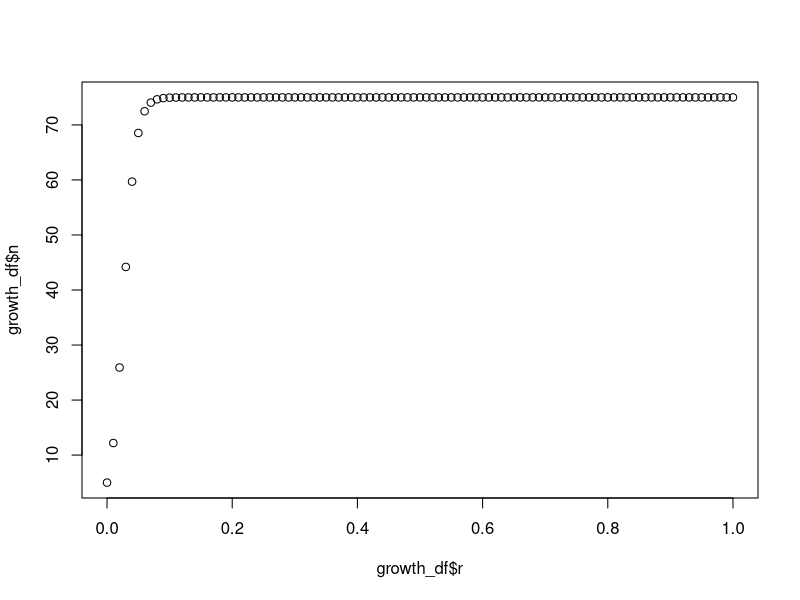

Write R code to recreate this figure.
# for_loops basic stuff 
#10 Feb. 2026 
#BEW

#create basic for loop
for (i in 1:5) {
  cat("stuck in a loop","\n")
  cat(3+2,"\n")
  cat(runif(1), "\n")
}

my_dogs<- c("chow", "akita", "malamute", "husky", "samoyed")

for (i in 1:length(my_dogs)){
  cat("i = ", i, "my_dogs[i]", my_dogs[i], "\n")
}


my_bad_dogs <- NULL

for(i in 1:length(my_bad_dogs)){
  cat("i =", i, "my_bad_dogs[i]", my_bad_dogs[i], "\n")
}

for(i in seq_along(my_dogs)){
  cat("i =", i, "my_bad_dogs[i]", my_bad_dogs[i], "\n")
}


# Tip 1:
#don't do things in a loop that you dont need to: e.g.:

for(i in seq_along(my_dogs)){
  my_dogs[i]<- toupper(my_dogs[i]) #doesn't need to be in a loop 
}

tolower(my_dogs) #can just do the operation in the for loop above using a simple function <--



#Tip 2:
# don't change dimensions in the loop e.g.:

my_dat<-runif(1)

for(i in 2:10){
  temp<-runif(1)
  my_dat<-c(my_dat,10)
  #cat("loop number =", i, my_dat[1], "\n")
  print(my_dat)
}


#tip 3:
#don't write a loop if you can vectorize it

my_dat <- 1:10 
for (i in seq_along(my_dat)){
  my_dat[i]<- my_dat[i]+my_dat[1^2]
  cat("loop number =", i, my_dat[1], "\n")
}

#do this instead of the for loop above

z <- 1:10
z<- z + z^2
z

# TIP 4: 
# remember difference btwn i and z[i]m ("ith element of z")

z<- c(10,2,4)
for(i in seq_along(z)){
  cat("i=", i, "z[i]=", z[i], "\n")
}

#tip 5
#don't have to loop through everything

z<- 1:20 
for(i in seq_along(z)){
  if(i %% 2 ==0) next # if i is not divisible evenly by two, then skip that
  print(i)
  
}

###########################################

# look at the parameter space of the logistic growth model w a for loop 


################ Function Start ########################
#FUNCTION NAME: my_func
#PURPOSE: function returns a df with columns for pop size and time
#INPUTS: initial pop, growth rate, carrying capacity, end time of time vector,timestep for time vector
#OUTPUTS: #data frame with pop size and time

my_func<-function(No = 5, r = 0.5, K = 75, tf=100, ts= 1){ 
    e <- 2.718281828459 #define e constant
    t<- seq(from= 1,to=tf,by = ts) #define the number of steps, store as vector
    n<- K/(1+((K-No)/No)*e^(-r*t)) # formula to calculate the N(t) 
    out_df<- data.frame(t,n) # create df
    return(out_df)
    }

df<-my_func() #run function, assign to df
df


r_vec <- seq(0,1, by = 0.01) #vector of little rs 
r_vec

container_vec <- rep(NA,length(r_vec)) #storage for max(n)
c(length(container_vec), length(r_vec)) #both 21
container_vec



for (i in seq_along(r_vec)){
  temp_df<- my_func(r=r_vec[i]) #draws on hw 5 function (logistic growth)
  max_n<-max(temp_df$n)
  container_vec[i] <- max_n #storage is happening here
 
}
growth_df <- data.frame(r= r_vec,n = container_vec)
plot(x= growth_df$r,y=growth_df$n)
